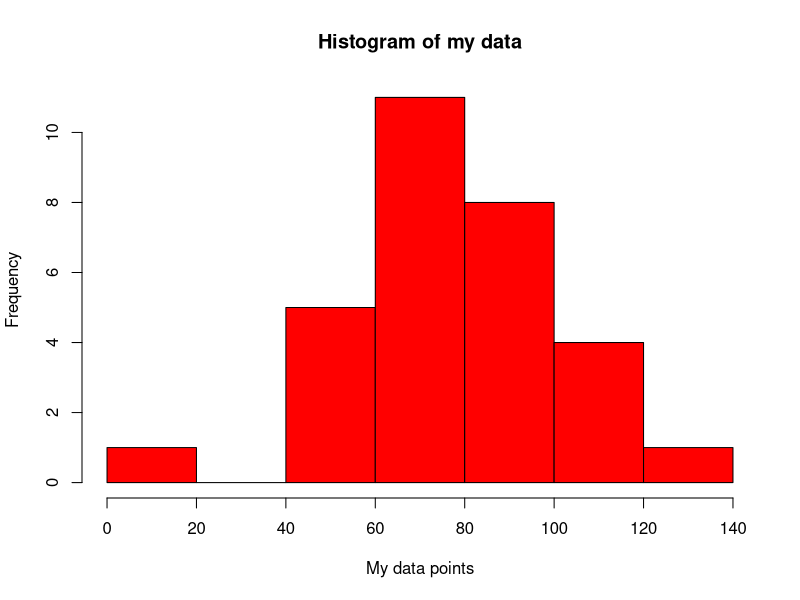
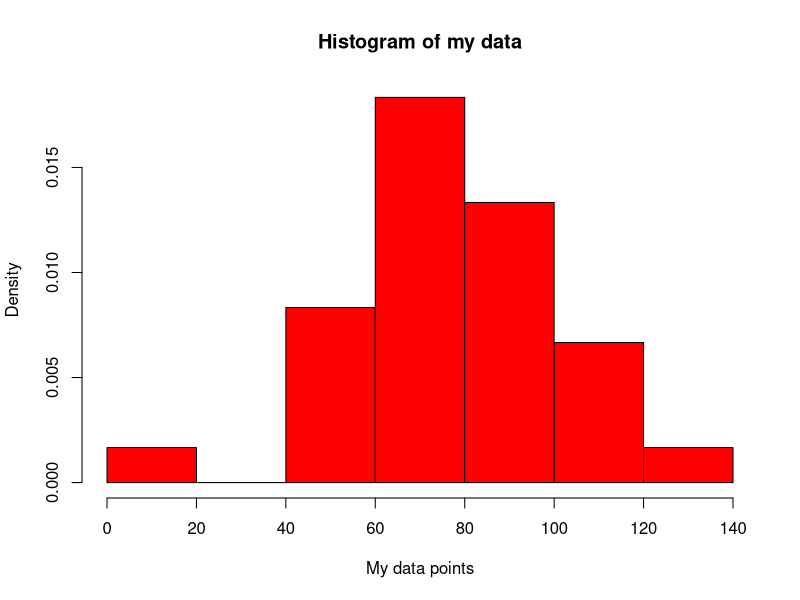
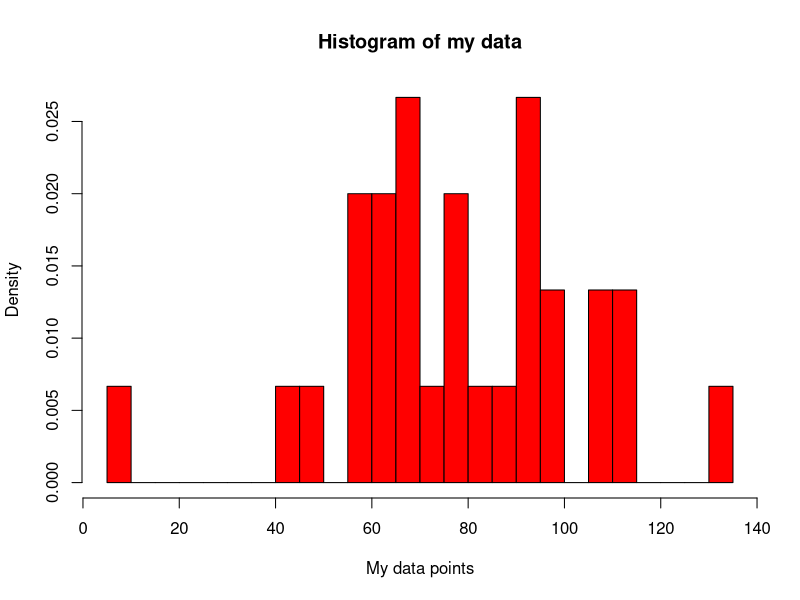
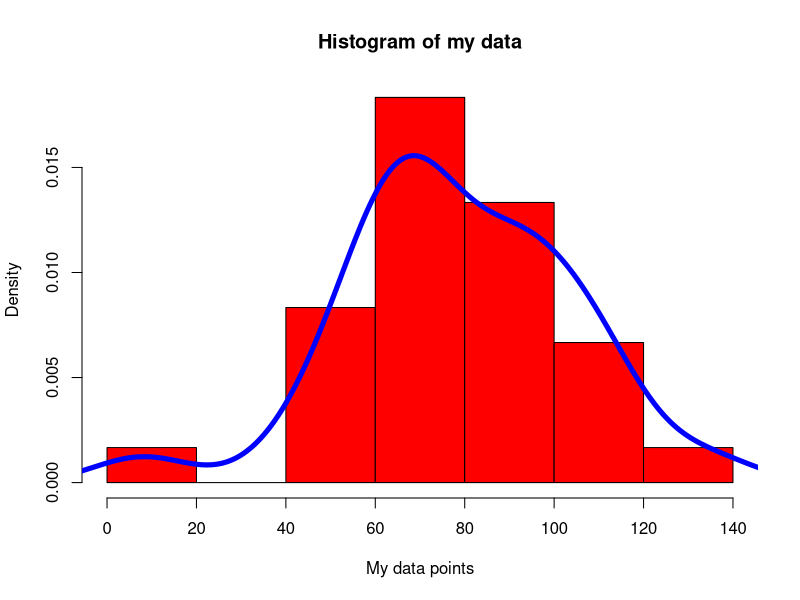
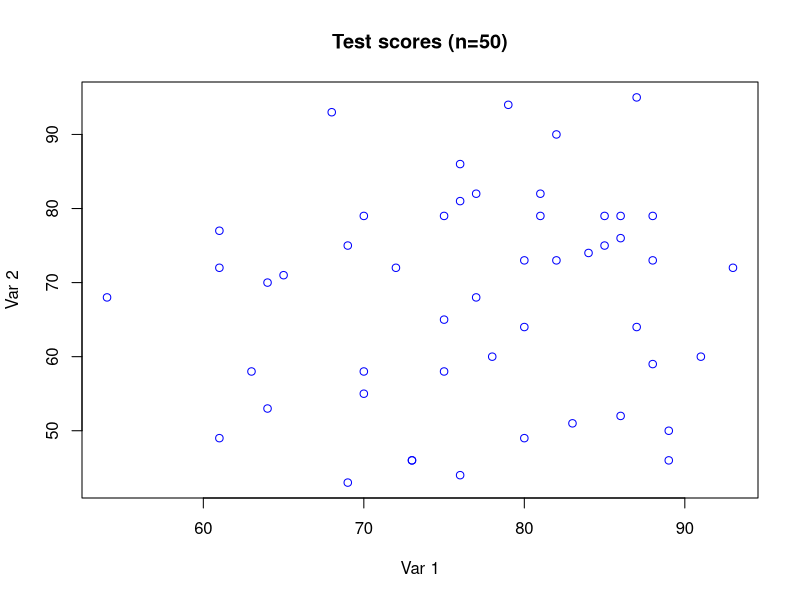
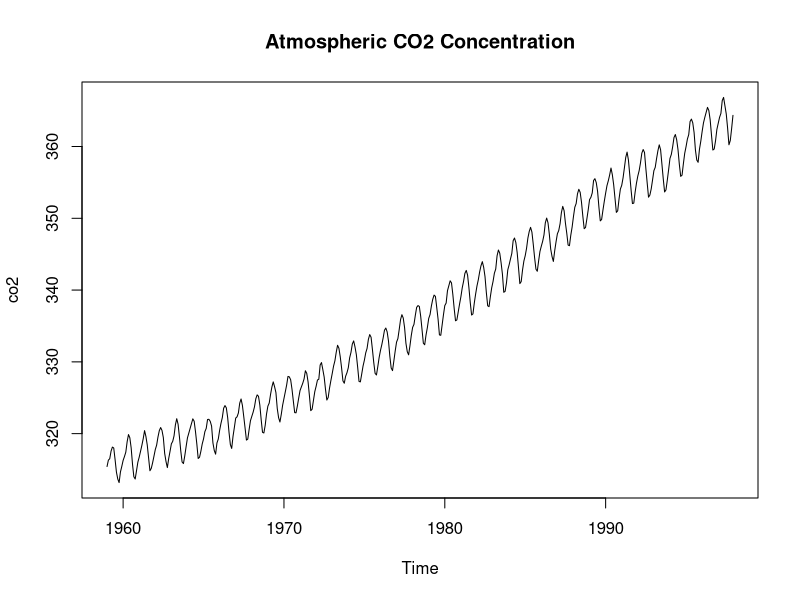
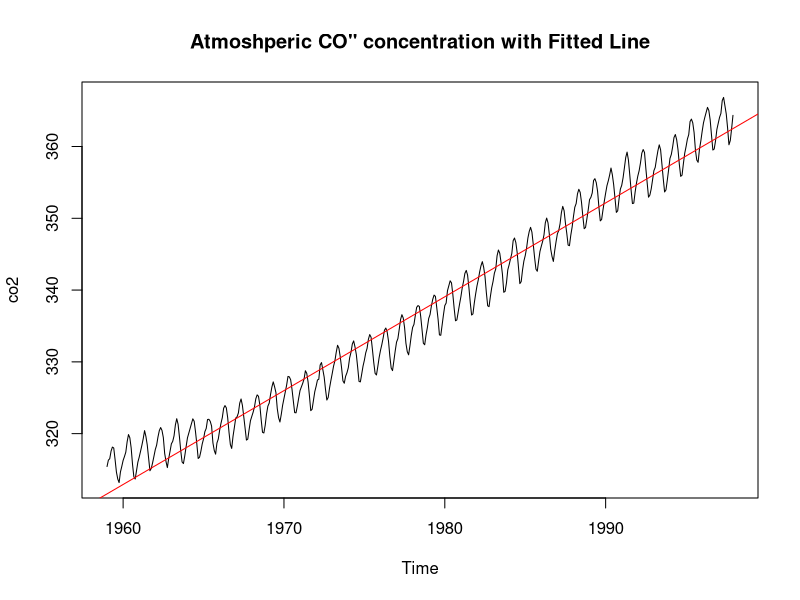
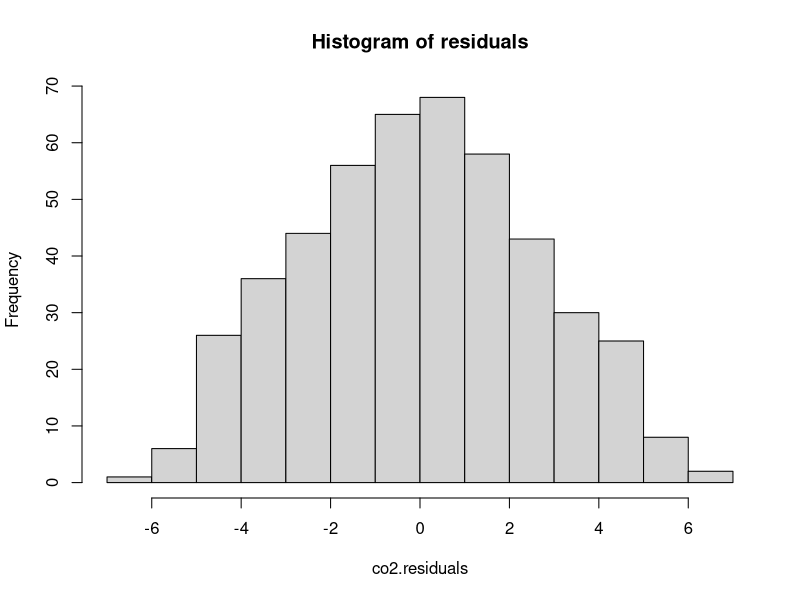

Source code (R) for these figures, in order:
## ---- chunk 1
data.1 = c(35, 8, 10, 23, 42)
## ---- chunk 2
print(data.1)  # or "data.1"
## ---- chunk 3
summary(data.1)
mean(data.1)
sd(data.1)
## ---- chunk 4
small.size.dataset=c(91,49,76,112,97,42,70, 100, 8, 112, 95, 90, 78, 62, 56, 94, 65, 58, 109, 70, 109, 91, 71, 76, 68, 62, 134, 57, 83, 66)
hist(small.size.dataset, col='red', main='Histogram of my data', xlab='My data points')  # frequency-based
## ---- chunk 5
hist(small.size.dataset, col='red', main='Histogram of my data', xlab='My data points', freq=F)
## ---- chunk 6
hist(small.size.dataset, col='red', main='Histogram of my data', xlab='My data points', freq=F, breaks=25)
## ---- chunk 7
hist(small.size.dataset, col='red', main='Histogram of my data', xlab='My data points', freq=F)
d = density(small.size.dataset)
# Plot density line over histogram
lines(d, col='blue', lwd=5)
## ---- chunk 8
set.seed = 2016
## ---- chunk 9
var_1 = round(rnorm(n = 50, mean = 78, sd = 10))
var_2 = round(rnorm(n = 50, mean = 70, sd = 14))
plot(var_2~var_1, main='Test scores (n=50)', xlab='Var 1', ylab='Var 2', col='blue')
## ---- chunk 10
plot(co2, main='Atmospheric CO2 Concentration')
## ---- chunk 11
co2.linear.model = lm(co2 ~ time(co2))
plot(co2, main='Atmoshperic CO" concentration with Fitted Line')
abline(co2.linear.model, col='red')  # Add line given intercept and slope
## ---- chunk 12
co2.residuals = resid(co2.linear.model)
hist(co2.residuals, main='Histogram of residuals')
## ---- chunk 13
qqnorm(co2.residuals)
qqline(co2.residuals, distribution = qnorm)
## ---- chunk 14
plot(co2.residuals ~ time(co2))
## ---- chunk 15
plot(co2.residuals ~ time(co2), xlim=c(1960, 1963), main='Zoomed residuals')
